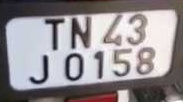
#> input picture data/color_classified/00000035.jpg, 183 x 102 px, found by its file name; its folder holds only this picture in this run
$ python detect_plate_color.py ../data/color_classified/00000035.jpg
#> lines starting #> are read from the running program, lines starting #| are printed output that depends on the picture
import cv2
import numpy as np
import os
import sys
import pandas as pd

# --- Directories ---
color_dir = "data/color_classified"
results_path = "data/results/detect_plate_color.csv"

# --- Check argument ---
if len(sys.argv) < 2:
    print("Usage: python detect_plate_color.py <image_name>")
    sys.exit(1)

filename = sys.argv[1]
input_path = os.path.join(color_dir, filename)

if not os.path.exists(input_path):
    print(f"Error: {filename} not found in {color_dir}")
    sys.exit(1)

# --- Read image ---
img = cv2.imread(input_path)
#> img is the input picture: shape (102, 183, 3); mean B, G, R 145.6, 142.5, 148.1
if img is None:
    print(f"Could not read {filename}")
    sys.exit(1)

# --- Convert to HSV ---
hsv = cv2.cvtColor(img, cv2.COLOR_BGR2HSV)
#> hsv: shape (102, 183, 3); mean H, S, V 80.4, 28.2, 152.9
h, s, v = cv2.split(hsv)
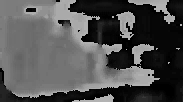
#> h: shape (102, 183); min 0, max 179, mean 80.4
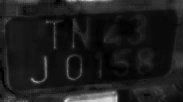
#> s: shape (102, 183); min 0, max 217, mean 28.2
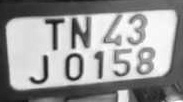
#> v: shape (102, 183); min 15, max 255, mean 152.9

# --- Median values to reduce noise ---
med_hue = np.median(h)
#> med_hue = 111
med_sat = np.median(s)
#> med_sat = 22
med_val = np.median(v)
#> med_val = 161

# --- Improved Classification Logic ---
# White plates: Low saturation, high value
if med_sat < 60 and med_val > 120:
    plate_type = "White - Private"
# Yellow plates: Hue in yellow range, moderate-high saturation
elif 15 < med_hue < 35 and med_sat > 60 and med_val > 100:
    plate_type = "Yellow - Commercial"
# Green plates: Hue in green range
elif 35 < med_hue < 85 and med_sat > 40:
    plate_type = "Green - Electric Vehicle"
# Blue plates: Hue in blue range
elif 90 < med_hue < 130 and med_sat > 50:
    plate_type = "Blue - Diplomatic"
# Red plates: Hue in red range (wraps around at 0/180)
elif (med_hue < 10 or med_hue > 160) and med_sat > 60:
    plate_type = "Red - Government"
# Black plates: Very low value
elif med_val < 70:
    plate_type = "Black - Commercial/Rental"
else:
    plate_type = "Uncertain / Other"

# --- Print result ---
print(f"{filename} -> {plate_type}")

# --- Save to CSV ---
os.makedirs(os.path.dirname(results_path), exist_ok=True)
df_entry = pd.DataFrame([[filename, plate_type]], columns=["filename", "plate_color"])

# Append if file exists, else create
if os.path.exists(results_path):
    df_entry.to_csv(results_path, mode='a', header=False, index=False)
else:
    df_entry.to_csv(results_path, index=False)

$ run again, on data/color_classified/cab._plate_0.jpg
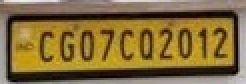
#> input picture data/color_classified/cab._plate_0.jpg, 123 x 42 px, found by its file name (shown 2 times larger)
#> img is the input picture: shape (42, 123, 3); mean B, G, R 58.3, 107.5, 130.7
#> hsv: shape (42, 123, 3); mean H, S, V 20.8, 151.9, 130.7
#> `h, s, v = cv2.split(hsv)`:
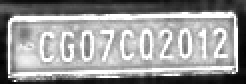
#> s: shape (42, 123) (shown 2 times larger); min 0, max 255, mean 151.9
#> `h, s, v = cv2.split(hsv)`:
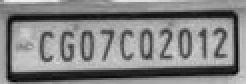
#> v: shape (42, 123) (shown 2 times larger); min 1, max 242, mean 130.7
#> med_hue = 20
#> med_sat = 172
#> med_val = 148

$ run again, on data/color_classified/red.jpeg
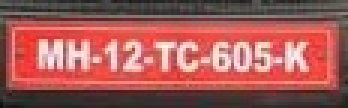
#> input picture data/color_classified/red.jpeg, 116 x 36 px, found by its file name (shown 3 times larger)
#> img is the input picture: shape (36, 116, 3); mean B, G, R 86.4, 90.3, 162
#> hsv: shape (36, 116, 3); mean H, S, V 35.3, 105.3, 162.1
#> `h, s, v = cv2.split(hsv)`:
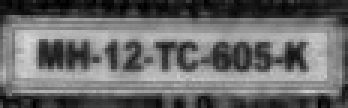
#> s: shape (36, 116) (shown 3 times larger); min 0, max 214, mean 105.3
#> `h, s, v = cv2.split(hsv)`:
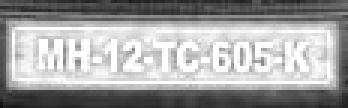
#> v: shape (36, 116) (shown 3 times larger); min 16, max 255, mean 162.1
#> med_hue = 3
#> med_sat = 117
#> med_val = 188
